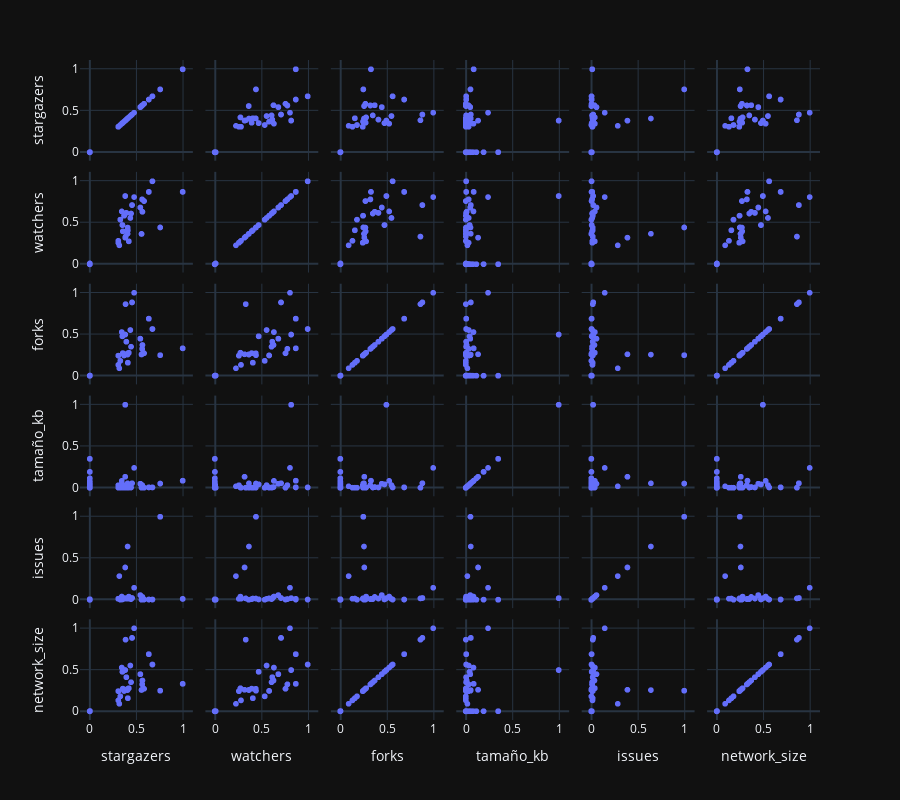

The code cell stored with this chart in its notebook:
### Code cell
maxs=repos.loc[:,'stargazers':].max(0)
mins=repos.loc[:,'stargazers':].min(0)

df_est=(repos.loc[:,'stargazers':]-mins)/(maxs-mins)
fig=px.scatter_matrix(df_est)
fig.update_layout(
    height=800,
    template='plotly_dark'
    )
fig.show()

### Figure 1 — Plotly figure (JSON) as saved in the notebook; plotly's stock layout.template omitted (floating-point values rounded to 4 significant figures; data arrays with more than 128 entries replaced by an {"elided": "..."} marker saying what was removed)
{"data": [{"dimensions": [{"axis": {"matches": true}, "label": "stargazers", "values": {"elided": "1840 float values"}}, {"axis": {"matches": true}, "label": "watchers", "values": {"elided": "1840 float values"}}, {"axis": {"matches": true}, "label": "forks", "values": {"elided": "1840 float values"}}, {"axis": {"matches": true}, "label": "tamaño_kb", "values": {"elided": "1840 float values"}}, {"axis": {"matches": true}, "label": "issues", "values": {"elided": "1840 float values"}}, {"axis": {"matches": true}, "label": "network_size", "values": {"elided": "1840 float values"}}], "hovertemplate": "%{xaxis.title.text}=%{x}<br>%{yaxis.title.text}=%{y}<extra></extra>", "legendgroup": "", "marker": {"color": "#636efa", "symbol": "circle"}, "name": "", "showlegend": false, "type": "splom"}], "layout": {"dragmode": "select", "height": 800, "legend": {"tracegroupgap": 0}, "margin": {"t": 60}}}
